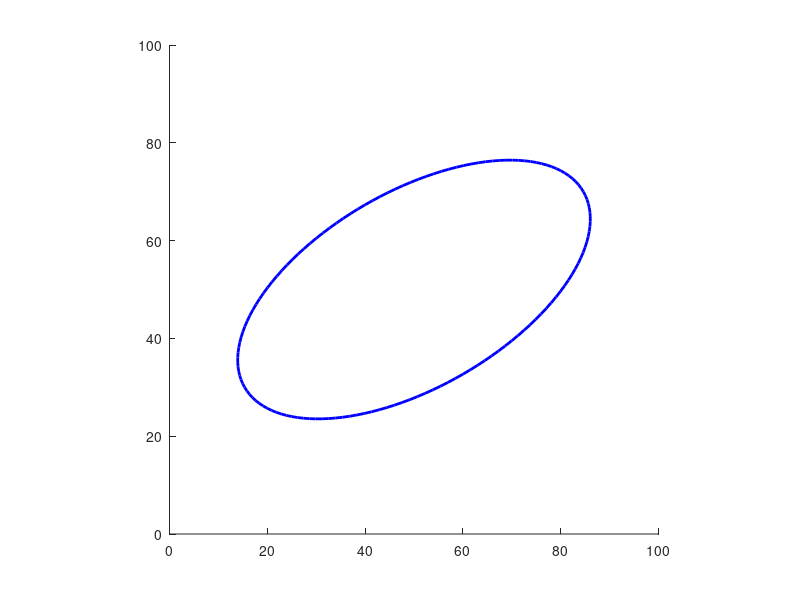
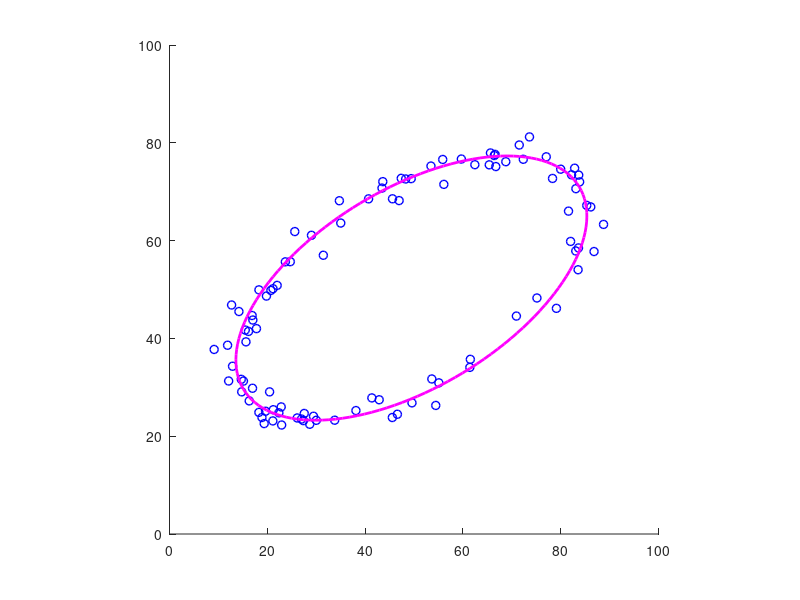
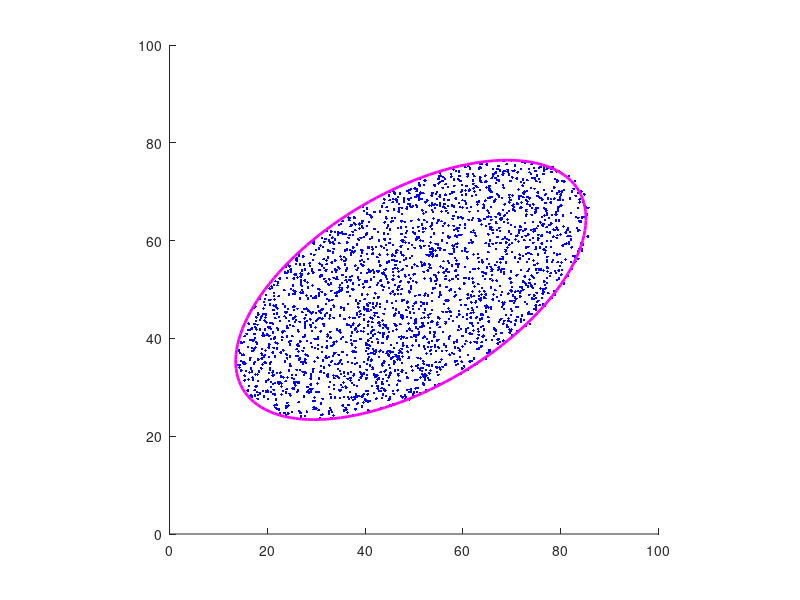

Reproduce these figures in MATLAB, in order.
% Demo script on various ways to create an ellipse.
%
%   output = create_ellipse_demo(input)
%
%   Example
%   create_ellipse_demo
%
%   See also
%
 
% ------
% Author: David Legland
% e-mail: david.legland@inrae.fr
% INRAE - BIA Research Unit - BIBS Platform (Nantes)
% Created: 2022-09-09,    using Matlab 9.12.0.1884302 (R2022a)
% Copyright 2022 INRAE.


%% Use explicit representation

center = [50 50];
radii = [40 20];
theta = 30;
elli0 = [center radii theta];

figure; hold on; axis square; axis([0 100 0 100]);
drawEllipse(elli0, 'lineWidth', 2, 'color', 'b');


%% Fit an ellipse to a set of points

% choose several points on the ellipse, and add some noise
nPoints = 100;
ti = rand(nPoints, 1) * 2 * pi;
pts = ellipsePoint(elli0, ti) + randn(nPoints, 2) * 2;

elli = fitEllipse(pts);

figure; hold on; axis square; axis([0 100 0 100]);
drawPoint(pts, 'linewidth', 1, 'color', 'b');
drawEllipse(elli, 'lineWidth', 2, 'color', 'm');


%% Equivalent ellipse from a set of points

% generate points within the ellipse
nPoints = round(ellipseArea(elli));
pts0 = zeros(nPoints, 2);
for iPoint = 1:nPoints
    while true
        pt = rand([1 2]) * 100;
        if isPointInEllipse(pt, elli0)
            pts(iPoint,:) = pt;
            break;
        end
    end
end

% % compute transform according to ellipse parameterisation
% tra = createTranslation(center);
% rot = createRotation(deg2rad(theta));
% sca = createScaling(radii);
% transfo = tra * rot * sca;
% 
% % transform points
% pts = transformPoint(pts0, transfo);

elli = equivalentEllipse(pts);

figure; hold on; axis square; axis([0 100 0 100]);
drawPoint(pts, 'b.');
drawEllipse(elli, 'lineWidth', 2, 'color', 'm');
